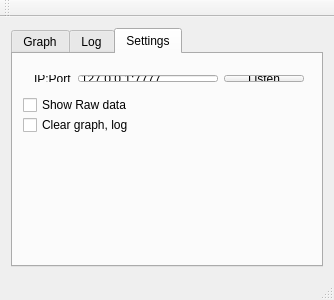
<?xml version="1.0" encoding="UTF-8"?>
<ui version="4.0">
 <class>MainWindow</class>
 <widget class="QMainWindow" name="MainWindow">
  <property name="geometry">
   <rect>
    <x>0</x>
    <y>0</y>
    <width>334</width>
    <height>300</height>
   </rect>
  </property>
  <property name="windowTitle">
   <string>MainWindow</string>
  </property>
  <widget class="QWidget" name="centralWidget">
   <layout class="QHBoxLayout" name="horizontalLayout">
    <item>
     <widget class="QTabWidget" name="tabWidget">
      <property name="currentIndex">
       <number>2</number>
      </property>
      <widget class="QWidget" name="tabGraph">
       <attribute name="title">
        <string>Graph</string>
       </attribute>
       <layout class="QHBoxLayout" name="horizontalLayout_2"/>
      </widget>
      <widget class="QWidget" name="tabLog">
       <attribute name="title">
        <string>Log</string>
       </attribute>
       <layout class="QHBoxLayout" name="horizontalLayout_3">
        <item>
         <widget class="QTextEdit" name="textEdit">
          <property name="font">
           <font>
            <family>Monospace</family>
           </font>
          </property>
          <property name="readOnly">
           <bool>true</bool>
          </property>
         </widget>
        </item>
       </layout>
      </widget>
      <widget class="QWidget" name="tabSettings">
       <attribute name="title">
        <string>Settings</string>
       </attribute>
       <widget class="QWidget" name="layoutWidget">
        <property name="geometry">
         <rect>
          <x>10</x>
          <y>10</y>
          <width>292</width>
          <height>29</height>
         </rect>
        </property>
        <layout class="QHBoxLayout" name="horizontalLayout_4">
         <item>
          <widget class="QLabel" name="labelIP">
           <property name="text">
            <string>IP:Port</string>
           </property>
          </widget>
         </item>
         <item>
          <widget class="QLineEdit" name="lineEditIP">
           <property name="text">
            <string>127.0.0.1:7777</string>
           </property>
          </widget>
         </item>
         <item>
          <widget class="QPushButton" name="pushButton_Listen">
           <property name="text">
            <string>Listen</string>
           </property>
          </widget>
         </item>
        </layout>
       </widget>
       <widget class="QCheckBox" name="checkBox_RawData">
        <property name="geometry">
         <rect>
          <x>10</x>
          <y>40</y>
          <width>141</width>
          <height>22</height>
         </rect>
        </property>
        <property name="text">
         <string>Show Raw data</string>
        </property>
       </widget>
       <widget class="QCheckBox" name="checkBox_Clear">
        <property name="geometry">
         <rect>
          <x>10</x>
          <y>60</y>
          <width>141</width>
          <height>22</height>
         </rect>
        </property>
        <property name="toolTip">
         <string>Clear Graph, log when start listening</string>
        </property>
        <property name="text">
         <string>Clear graph, log</string>
        </property>
       </widget>
      </widget>
     </widget>
    </item>
   </layout>
  </widget>
  <widget class="QMenuBar" name="menuBar">
   <property name="geometry">
    <rect>
     <x>0</x>
     <y>0</y>
     <width>334</width>
     <height>25</height>
    </rect>
   </property>
  </widget>
  <widget class="QToolBar" name="mainToolBar">
   <attribute name="toolBarArea">
    <enum>TopToolBarArea</enum>
   </attribute>
   <attribute name="toolBarBreak">
    <bool>false</bool>
   </attribute>
  </widget>
  <widget class="QStatusBar" name="statusBar"/>
 </widget>
 <layoutdefault spacing="6" margin="11"/>
 <resources/>
 <connections/>
</ui>
